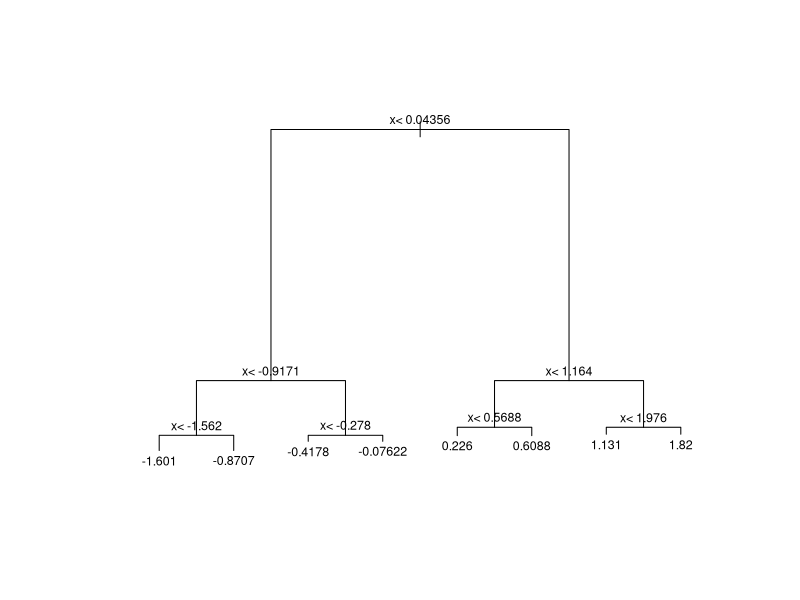

Here is the R script that generated this plot: (Note: this script raises an error after producing the figure.)
#--------------------------Q1-----------------------------
#Create a simple dataset where the outcome grows 0.75 units on average for every increase in a predictor.

library(rpart)
n <- 1000
sigma <- 0.25
set.seed(1)
x <- rnorm(n, 0, 1)
y <- 0.75 * x + rnorm(n, 0, sigma)
dat <- data.frame(x = x, y = y)

#Which code correctly uses rpart to fit a regression tree and saves the result to fit?
fit <- rpart(y~., data = dat)

#--------------------------Q2-----------------------------

plot(fit, margin = 0.1)
text(fit, cex = 0.75)

#--------------------------Q3-----------------------------

dat %>% 
  mutate(y_hat = predict(fit)) %>%
  ggplot(aes(x,y)) +
  geom_point() +
  geom_step(aes(x,y_hat),col=2) #col=2 means red

#--------------------------Q4-----------------------------
#Now run Random Forests instead of a regression tree using randomForest from the __randomForest__ package, 
#and remake the scatterplot with the prediction line.

library(randomForest)
fit <- randomForest(y ~., data = dat)

dat %>% 
  mutate(y_hat = predict(fit)) %>% 
  ggplot() +
  geom_point(aes(x, y)) +
  geom_step(aes(x, y_hat), col = 2)

#--------------------------Q5-----------------------------
#Use the plot function to see if the Random Forest from Q4 has converged or if we need more trees.
plot(fit)

#--------------------------Q6-----------------------------
# seems that the default values for the Random Forest result in an estimate that is too flexible (unsmooth). 
#Re-run the Random Forest but this time with a node size of 50 and a maximum of 25 nodes. Remake the plot.

library(randomForest)
fit <- randomForest(y ~ x, data = dat, nodesize = 25, maxnodes = 25)

dat %>% 
  mutate(y_hat = predict(fit)) %>% 
  ggplot() +
  geom_point(aes(x, y)) +
  geom_step(aes(x, y_hat), col = 2)

